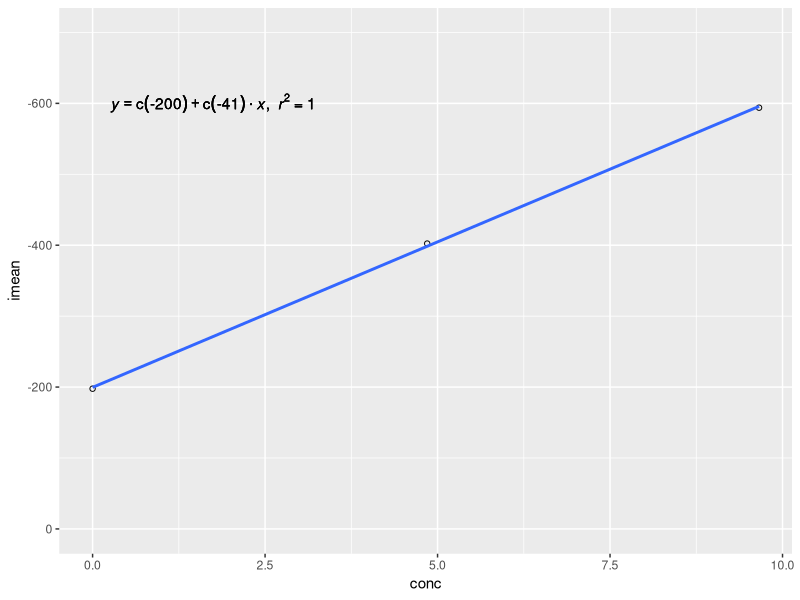

Reproduce this figure in R.
library(ggplot2)

z<-data.frame(conc=c(0,4.85,9.66), imean=c(-197.7,-402.3,-593.9))

reg <- function(z){
  m <- lm(imean ~ conc, z);
  eq <- substitute(italic(y) == a + b %.% italic(x)*","~~italic(r)^2~"="~r2, 
                   list(a = format(coef(m)[1], digits = 2), 
                        b = format(coef(m)[2], digits = 2), 
                        r2 = format(summary(m)$r.squared, digits = 3)))
  as.character(as.expression(eq));                 
}

ggplot(z,aes(conc,imean))+geom_point(shape=1) + #shape of each point
  geom_smooth(method='lm',se=F)+geom_text(x = 1.75, y = 600, label = reg(z), parse = TRUE)+scale_y_reverse( lim=c(0,-700))    #if T, R will parse into expressions and displayed
                                          
  